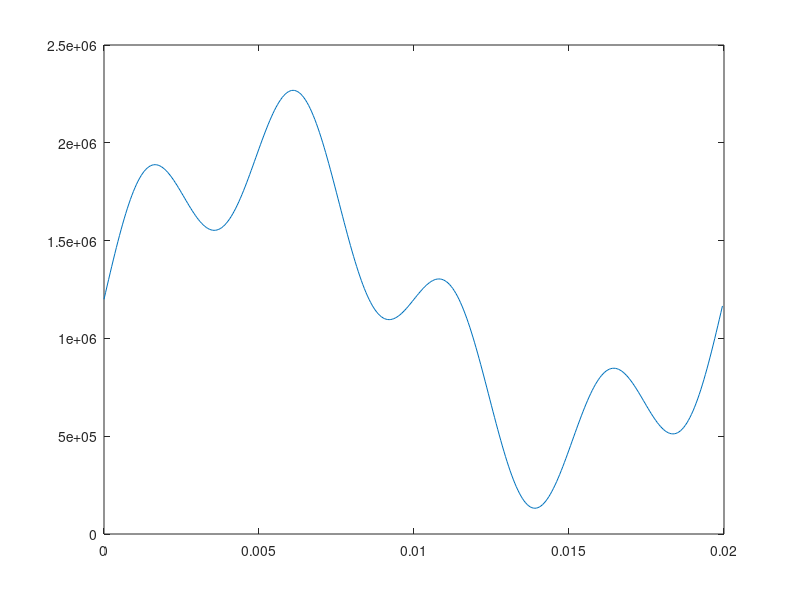

Here is the MATLAB script that generated this plot:
   clear all
   close all
%% Specyfikacja czasowa:
   fs = 20000;                  % czestotliwosc probkowania
   dt = 1/fs;                   % okres probkowania
   StopTime = 0.02;             % czas trwania sygnalu
   t = (0:dt:StopTime-dt)';     % wekor czasu w sekundach
   
   %% Czysty sinus:
   fc = 50;                     % hertz
   z = 770000.*sin(2*pi*fc*t)+1200000;
   y = 350000.*sin(2*pi*200*t);
   x=z+y;
   
   %% Zaburzony sinus
   
  out=round(x);
  figure(2)
  plot(t,out)
  file=fopen('sinus_rom.txt','w');
  
  for i = 0:399
    fprintf(file, 'rom[%u] = 24''h%X;\n',i,out(i+1));
  end
  
  fclose(file);
  